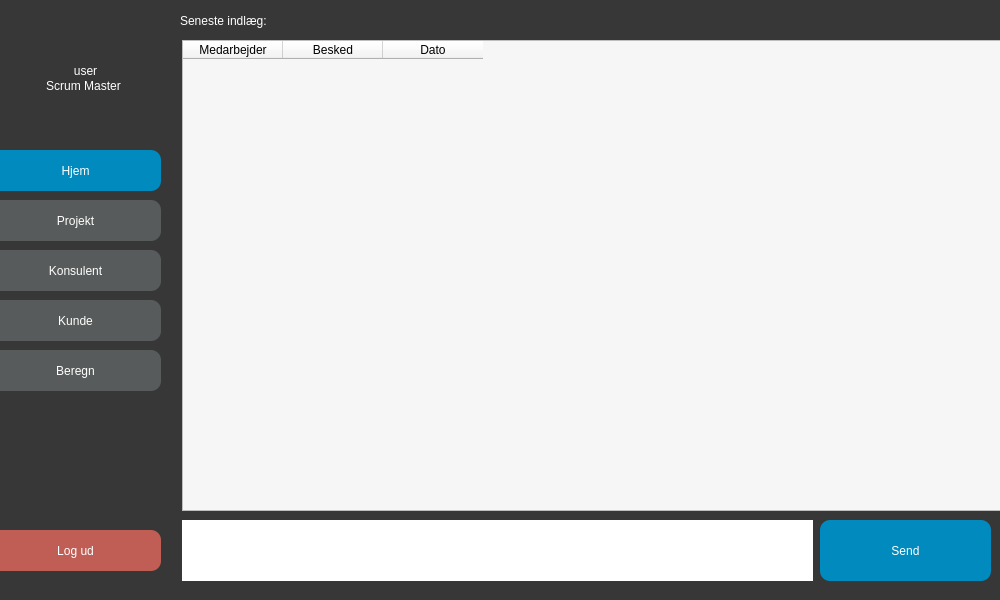
<?xml version="1.0" encoding="UTF-8"?>
<ui version="4.0">
 <class>MainWindow</class>
 <widget class="QMainWindow" name="MainWindow">
  <property name="geometry">
   <rect>
    <x>0</x>
    <y>0</y>
    <width>1000</width>
    <height>600</height>
   </rect>
  </property>
  <property name="windowTitle">
   <string>MainWindow</string>
  </property>
  <property name="styleSheet">
   <string notr="true">background-color: rgb(255, 255, 255);</string>
  </property>
  <widget class="QWidget" name="centralwidget">
   <widget class="QLabel" name="navn_2">
    <property name="geometry">
     <rect>
      <x>180</x>
      <y>0</y>
      <width>231</width>
      <height>41</height>
     </rect>
    </property>
    <property name="styleSheet">
     <string notr="true">font: 18pt &quot;.AppleSystemUIFont&quot;;
color: white;
background-color: rgba(255, 255, 255, 0);</string>
    </property>
    <property name="text">
     <string>Seneste indlæg: </string>
    </property>
   </widget>
   <widget class="QTableWidget" name="tabelwidget">
    <property name="geometry">
     <rect>
      <x>182</x>
      <y>40</y>
      <width>821</width>
      <height>471</height>
     </rect>
    </property>
    <property name="styleSheet">
     <string notr="true">background-color: rgb(246, 246, 246);
color: rgb(0, 0, 0);</string>
    </property>
    <property name="showGrid">
     <bool>true</bool>
    </property>
    <property name="gridStyle">
     <enum>Qt::SolidLine</enum>
    </property>
    <attribute name="horizontalHeaderVisible">
     <bool>true</bool>
    </attribute>
    <attribute name="horizontalHeaderHighlightSections">
     <bool>true</bool>
    </attribute>
    <attribute name="verticalHeaderVisible">
     <bool>false</bool>
    </attribute>
    <attribute name="verticalHeaderDefaultSectionSize">
     <number>140</number>
    </attribute>
    <column>
     <property name="text">
      <string>Medarbejder</string>
     </property>
    </column>
    <column>
     <property name="text">
      <string>Besked</string>
     </property>
    </column>
    <column>
     <property name="text">
      <string>Dato</string>
     </property>
    </column>
   </widget>
   <widget class="QPushButton" name="registreringer_knap">
    <property name="geometry">
     <rect>
      <x>-10</x>
      <y>350</y>
      <width>171</width>
      <height>41</height>
     </rect>
    </property>
    <property name="styleSheet">
     <string notr="true">QPushButton {
	color: rgb(255, 255, 255);
	background-color: rgb(88, 91, 91);
	font: 16pt &quot;.AppleSystemUIFont&quot;;
	border-radius: 10px;
}

QPushButton:Hover {

	background-color: rgb(109, 109, 109);


}
</string>
    </property>
    <property name="text">
     <string>Beregn</string>
    </property>
   </widget>
   <widget class="QPushButton" name="projekter_knap">
    <property name="geometry">
     <rect>
      <x>-10</x>
      <y>200</y>
      <width>171</width>
      <height>41</height>
     </rect>
    </property>
    <property name="styleSheet">
     <string notr="true">QPushButton {
	color: rgb(255, 255, 255);
	background-color: rgb(88, 91, 91);
	font: 16pt &quot;.AppleSystemUIFont&quot;;
	border-radius: 10px;
}

QPushButton:Hover {

	background-color: rgb(109, 109, 109);


}
</string>
    </property>
    <property name="text">
     <string>Projekt</string>
    </property>
   </widget>
   <widget class="QPushButton" name="kunder_knap">
    <property name="geometry">
     <rect>
      <x>-10</x>
      <y>300</y>
      <width>171</width>
      <height>41</height>
     </rect>
    </property>
    <property name="styleSheet">
     <string notr="true">QPushButton {
	color: rgb(255, 255, 255);
	background-color: rgb(88, 91, 91);
	font: 16pt &quot;.AppleSystemUIFont&quot;;
	border-radius: 10px;
}

QPushButton:Hover {

	background-color: rgb(109, 109, 109);


}
</string>
    </property>
    <property name="text">
     <string>Kunde</string>
    </property>
   </widget>
   <widget class="QLabel" name="label_3">
    <property name="geometry">
     <rect>
      <x>43</x>
      <y>70</y>
      <width>81</width>
      <height>31</height>
     </rect>
    </property>
    <property name="styleSheet">
     <string notr="true">font: 10pt &quot;.AppleSystemUIFont&quot;;
color: rgb(255, 255, 255);
background-color: rgba(255, 255, 255, 0);</string>
    </property>
    <property name="text">
     <string>Scrum Master</string>
    </property>
    <property name="alignment">
     <set>Qt::AlignCenter</set>
    </property>
   </widget>
   <widget class="QLabel" name="navn">
    <property name="geometry">
     <rect>
      <x>10</x>
      <y>50</y>
      <width>151</width>
      <height>41</height>
     </rect>
    </property>
    <property name="styleSheet">
     <string notr="true">font: 16pt &quot;.AppleSystemUIFont&quot;;
color: white;

background-color: rgba(255, 255, 255, 0);</string>
    </property>
    <property name="text">
     <string>user</string>
    </property>
    <property name="scaledContents">
     <bool>false</bool>
    </property>
    <property name="alignment">
     <set>Qt::AlignCenter</set>
    </property>
    <property name="wordWrap">
     <bool>false</bool>
    </property>
   </widget>
   <widget class="QLabel" name="Frame">
    <property name="geometry">
     <rect>
      <x>-10</x>
      <y>-20</y>
      <width>1061</width>
      <height>631</height>
     </rect>
    </property>
    <property name="styleSheet">
     <string notr="true">font: 16pt &quot;.AppleSystemUIFont&quot;;
color: rgb(0, 138, 190);

background-color: rgb(0, 0, 0,200);
border-radius: 15px;</string>
    </property>
    <property name="text">
     <string/>
    </property>
    <property name="scaledContents">
     <bool>false</bool>
    </property>
    <property name="alignment">
     <set>Qt::AlignCenter</set>
    </property>
    <property name="wordWrap">
     <bool>false</bool>
    </property>
   </widget>
   <widget class="QPushButton" name="hjem_knap">
    <property name="geometry">
     <rect>
      <x>-10</x>
      <y>150</y>
      <width>171</width>
      <height>41</height>
     </rect>
    </property>
    <property name="styleSheet">
     <string notr="true">background-color: rgb(0, 138, 190);
color: rgb(255, 255, 255);
font: 16pt &quot;.AppleSystemUIFont&quot;;
border-radius: 10px;

</string>
    </property>
    <property name="text">
     <string>Hjem</string>
    </property>
   </widget>
   <widget class="QPushButton" name="konsulenter_knap">
    <property name="geometry">
     <rect>
      <x>-10</x>
      <y>250</y>
      <width>171</width>
      <height>41</height>
     </rect>
    </property>
    <property name="styleSheet">
     <string notr="true">QPushButton {
	color: rgb(255, 255, 255);
	background-color: rgb(88, 91, 91);
	font: 16pt &quot;.AppleSystemUIFont&quot;;
	border-radius: 10px;
}

QPushButton:Hover {

	background-color: rgb(109, 109, 109);


}
</string>
    </property>
    <property name="text">
     <string>Konsulent</string>
    </property>
   </widget>
   <widget class="QPushButton" name="logud_knap">
    <property name="geometry">
     <rect>
      <x>-10</x>
      <y>530</y>
      <width>171</width>
      <height>41</height>
     </rect>
    </property>
    <property name="styleSheet">
     <string notr="true">

QPushButton {
	color: rgb(255, 255, 255);
	
	background-color: rgb(192, 94, 85);
	font: 16pt &quot;.AppleSystemUIFont&quot;;
	border-radius: 10px;
}

QPushButton:Hover {


	background-color: rgb(220, 109, 99);



}
</string>
    </property>
    <property name="text">
     <string>Log ud</string>
    </property>
   </widget>
   <widget class="QLineEdit" name="besked_input">
    <property name="geometry">
     <rect>
      <x>182</x>
      <y>520</y>
      <width>631</width>
      <height>61</height>
     </rect>
    </property>
    <property name="styleSheet">
     <string notr="true">background-color: rgb(255, 255, 255);</string>
    </property>
    <property name="frame">
     <bool>false</bool>
    </property>
    <property name="echoMode">
     <enum>QLineEdit::Normal</enum>
    </property>
    <property name="clearButtonEnabled">
     <bool>true</bool>
    </property>
   </widget>
   <widget class="QPushButton" name="send_knap">
    <property name="geometry">
     <rect>
      <x>820</x>
      <y>520</y>
      <width>171</width>
      <height>61</height>
     </rect>
    </property>
    <property name="styleSheet">
     <string notr="true">QPushButton {
	color: rgb(255, 255, 255);
	background-color: rgb(0, 138, 190);
	font: 16pt &quot;.AppleSystemUIFont&quot;;
	border-radius: 10px;
}

QPushButton:Hover {

	
	background-color: rgb(8, 166, 233);


}
</string>
    </property>
    <property name="text">
     <string>Send</string>
    </property>
   </widget>
   <zorder>Frame</zorder>
   <zorder>navn_2</zorder>
   <zorder>tabelwidget</zorder>
   <zorder>registreringer_knap</zorder>
   <zorder>projekter_knap</zorder>
   <zorder>kunder_knap</zorder>
   <zorder>label_3</zorder>
   <zorder>navn</zorder>
   <zorder>hjem_knap</zorder>
   <zorder>konsulenter_knap</zorder>
   <zorder>logud_knap</zorder>
   <zorder>besked_input</zorder>
   <zorder>send_knap</zorder>
  </widget>
 </widget>
 <resources/>
 <connections/>
</ui>
